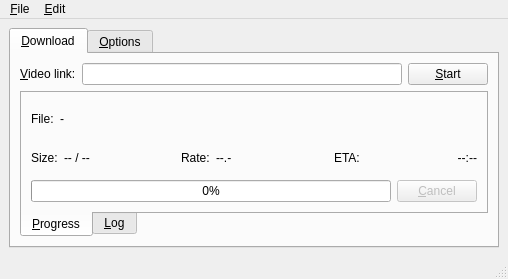
<ui version="4.0" >
 <author>Toni Gundogdu</author>
 <class>MainWindow</class>
 <widget class="QMainWindow" name="MainWindow" >
  <property name="geometry" >
   <rect>
    <x>0</x>
    <y>0</y>
    <width>508</width>
    <height>279</height>
   </rect>
  </property>
  <property name="windowTitle" >
   <string>abby</string>
  </property>
  <widget class="QWidget" name="centralwidget" >
   <layout class="QGridLayout" name="gridLayout_5" >
    <item row="0" column="0" >
     <widget class="QTabWidget" name="tabWidget" >
      <property name="currentIndex" >
       <number>0</number>
      </property>
      <widget class="QWidget" name="tab" >
       <attribute name="title" >
        <string>&amp;Download</string>
       </attribute>
       <layout class="QGridLayout" name="gridLayout_3" >
        <item row="0" column="0" >
         <layout class="QHBoxLayout" name="horizontalLayout" >
          <item>
           <widget class="QLabel" name="label" >
            <property name="text" >
             <string>&amp;Video link:</string>
            </property>
            <property name="buddy" >
             <cstring>urlEdit</cstring>
            </property>
           </widget>
          </item>
          <item>
           <widget class="QLineEdit" name="urlEdit" >
            <property name="toolTip" >
             <string>Link to the video page to download the video from.

Example: http://youtube.com/watch?v=3HD220e0bx4</string>
            </property>
           </widget>
          </item>
          <item>
           <widget class="QPushButton" name="startButton" >
            <property name="text" >
             <string>&amp;Start</string>
            </property>
           </widget>
          </item>
         </layout>
        </item>
        <item row="1" column="0" >
         <spacer name="verticalSpacer" >
          <property name="orientation" >
           <enum>Qt::Vertical</enum>
          </property>
          <property name="sizeHint" stdset="0" >
           <size>
            <width>20</width>
            <height>40</height>
           </size>
          </property>
         </spacer>
        </item>
        <item row="2" column="0" >
         <widget class="QTabWidget" name="tabWidget_2" >
          <property name="tabPosition" >
           <enum>QTabWidget::South</enum>
          </property>
          <property name="currentIndex" >
           <number>0</number>
          </property>
          <widget class="QWidget" name="tab_3" >
           <attribute name="title" >
            <string>&amp;Progress</string>
           </attribute>
           <layout class="QGridLayout" name="gridLayout" >
            <item row="0" column="0" >
             <layout class="QHBoxLayout" name="horizontalLayout_2" >
              <item>
               <widget class="QLabel" name="label_2" >
                <property name="sizePolicy" >
                 <sizepolicy vsizetype="Preferred" hsizetype="Maximum" >
                  <horstretch>0</horstretch>
                  <verstretch>0</verstretch>
                 </sizepolicy>
                </property>
                <property name="text" >
                 <string>File:</string>
                </property>
               </widget>
              </item>
              <item>
               <widget class="QLabel" name="fileLabel" >
                <property name="sizePolicy" >
                 <sizepolicy vsizetype="Preferred" hsizetype="Preferred" >
                  <horstretch>0</horstretch>
                  <verstretch>0</verstretch>
                 </sizepolicy>
                </property>
                <property name="text" >
                 <string>-</string>
                </property>
               </widget>
              </item>
             </layout>
            </item>
            <item row="1" column="0" >
             <layout class="QHBoxLayout" name="horizontalLayout_3" >
              <item>
               <widget class="QLabel" name="label_3" >
                <property name="sizePolicy" >
                 <sizepolicy vsizetype="Preferred" hsizetype="Maximum" >
                  <horstretch>0</horstretch>
                  <verstretch>0</verstretch>
                 </sizepolicy>
                </property>
                <property name="text" >
                 <string>Size:</string>
                </property>
               </widget>
              </item>
              <item>
               <widget class="QLabel" name="sizeLabel" >
                <property name="enabled" >
                 <bool>true</bool>
                </property>
                <property name="text" >
                 <string>-- / --</string>
                </property>
               </widget>
              </item>
              <item>
               <widget class="QLabel" name="label_4" >
                <property name="sizePolicy" >
                 <sizepolicy vsizetype="Preferred" hsizetype="Maximum" >
                  <horstretch>0</horstretch>
                  <verstretch>0</verstretch>
                 </sizepolicy>
                </property>
                <property name="text" >
                 <string>Rate:</string>
                </property>
                <property name="alignment" >
                 <set>Qt::AlignLeading|Qt::AlignLeft|Qt::AlignVCenter</set>
                </property>
               </widget>
              </item>
              <item>
               <widget class="QLabel" name="rateLabel" >
                <property name="enabled" >
                 <bool>true</bool>
                </property>
                <property name="text" >
                 <string>--.-</string>
                </property>
               </widget>
              </item>
              <item>
               <widget class="QLabel" name="label_5" >
                <property name="sizePolicy" >
                 <sizepolicy vsizetype="Preferred" hsizetype="Maximum" >
                  <horstretch>0</horstretch>
                  <verstretch>0</verstretch>
                 </sizepolicy>
                </property>
                <property name="text" >
                 <string>ETA:</string>
                </property>
                <property name="alignment" >
                 <set>Qt::AlignLeading|Qt::AlignLeft|Qt::AlignVCenter</set>
                </property>
               </widget>
              </item>
              <item>
               <widget class="QLabel" name="etaLabel" >
                <property name="enabled" >
                 <bool>true</bool>
                </property>
                <property name="text" >
                 <string>--:--</string>
                </property>
                <property name="alignment" >
                 <set>Qt::AlignRight|Qt::AlignTrailing|Qt::AlignVCenter</set>
                </property>
               </widget>
              </item>
             </layout>
            </item>
            <item row="2" column="0" >
             <layout class="QHBoxLayout" name="horizontalLayout_4" >
              <item>
               <widget class="QProgressBar" name="progressBar" >
                <property name="enabled" >
                 <bool>true</bool>
                </property>
                <property name="sizePolicy" >
                 <sizepolicy vsizetype="Maximum" hsizetype="Preferred" >
                  <horstretch>0</horstretch>
                  <verstretch>0</verstretch>
                 </sizepolicy>
                </property>
                <property name="value" >
                 <number>0</number>
                </property>
               </widget>
              </item>
              <item>
               <widget class="QPushButton" name="cancelButton" >
                <property name="enabled" >
                 <bool>false</bool>
                </property>
                <property name="sizePolicy" >
                 <sizepolicy vsizetype="Maximum" hsizetype="Maximum" >
                  <horstretch>0</horstretch>
                  <verstretch>0</verstretch>
                 </sizepolicy>
                </property>
                <property name="text" >
                 <string>&amp;Cancel</string>
                </property>
               </widget>
              </item>
             </layout>
            </item>
           </layout>
          </widget>
          <widget class="QWidget" name="tab_4" >
           <attribute name="title" >
            <string>&amp;Log</string>
           </attribute>
           <layout class="QGridLayout" name="gridLayout_2" >
            <item row="0" column="0" >
             <widget class="QTextEdit" name="logEdit" >
              <property name="enabled" >
               <bool>true</bool>
              </property>
              <property name="readOnly" >
               <bool>true</bool>
              </property>
             </widget>
            </item>
           </layout>
          </widget>
         </widget>
        </item>
       </layout>
      </widget>
      <widget class="QWidget" name="tab_2" >
       <attribute name="title" >
        <string>&amp;Options</string>
       </attribute>
       <layout class="QGridLayout" name="gridLayout_4" >
        <item row="0" column="0" >
         <layout class="QHBoxLayout" name="horizontalLayout_5" >
          <item>
           <widget class="QLabel" name="label_7" >
            <property name="text" >
             <string>&amp;Save video as:</string>
            </property>
            <property name="buddy" >
             <cstring>saveasEdit</cstring>
            </property>
           </widget>
          </item>
          <item>
           <widget class="QLineEdit" name="saveasEdit" >
            <property name="enabled" >
             <bool>true</bool>
            </property>
            <property name="toolTip" >
             <string>Write video to file. Overrides default file naming.</string>
            </property>
           </widget>
          </item>
          <item>
           <widget class="QPushButton" name="saveasButton" >
            <property name="enabled" >
             <bool>true</bool>
            </property>
            <property name="text" >
             <string>&amp;Browse</string>
            </property>
           </widget>
          </item>
         </layout>
        </item>
        <item row="1" column="0" >
         <layout class="QHBoxLayout" name="horizontalLayout_6" >
          <item>
           <widget class="QLabel" name="label_9" >
            <property name="sizePolicy" >
             <sizepolicy vsizetype="Preferred" hsizetype="Maximum" >
              <horstretch>0</horstretch>
              <verstretch>0</verstretch>
             </sizepolicy>
            </property>
            <property name="text" >
             <string>&amp;Format:</string>
            </property>
            <property name="buddy" >
             <cstring>formatCombo</cstring>
            </property>
           </widget>
          </item>
          <item>
           <widget class="QComboBox" name="formatCombo" >
            <property name="sizePolicy" >
             <sizepolicy vsizetype="Fixed" hsizetype="Maximum" >
              <horstretch>0</horstretch>
              <verstretch>0</verstretch>
             </sizepolicy>
            </property>
            <property name="toolTip" >
             <string>Download format of the video. This is a website specific feature.

Note that different formats often mean different video
resolution. Also note that some formats may not be available
for all videos. Listing only non-flv formats.

DailyMotion: spark | spak-mini | vp6-hq | vp6-hd | vp6 | h264
Youtube:     mp4 | xflv | 3gpp
GoogleVideo: mp4

If unsure, choose flv which is supported by all websites.</string>
            </property>
           </widget>
          </item>
          <item>
           <widget class="QCheckBox" name="continueBox" >
            <property name="toolTip" >
             <string>Attempt to continue a partially downloaded video file.
Do not use for Youtube or GoogleVideo flv videos.</string>
            </property>
            <property name="text" >
             <string>&amp;Continue partially downloaded file</string>
            </property>
           </widget>
          </item>
          <item>
           <spacer name="horizontalSpacer_2" >
            <property name="orientation" >
             <enum>Qt::Horizontal</enum>
            </property>
            <property name="sizeHint" stdset="0" >
             <size>
              <width>40</width>
              <height>20</height>
             </size>
            </property>
           </spacer>
          </item>
         </layout>
        </item>
        <item row="2" column="0" >
         <layout class="QHBoxLayout" name="horizontalLayout_9" >
          <item>
           <widget class="QCheckBox" name="streamBox" >
            <property name="toolTip" >
             <string>Run the stream command defined in the preferences when
the file transfer reaches the specified percent done.

Note that if the started command runs out of downloaded
video data, abby does not attempt to restore the last
state. It is recommended that you use this feature
with broadband connections only.</string>
            </property>
            <property name="text" >
             <string>&amp;Run stream command when transfer reaches:</string>
            </property>
           </widget>
          </item>
          <item>
           <widget class="QSpinBox" name="streamSpin" >
            <property name="enabled" >
             <bool>false</bool>
            </property>
            <property name="sizePolicy" >
             <sizepolicy vsizetype="Fixed" hsizetype="Maximum" >
              <horstretch>0</horstretch>
              <verstretch>0</verstretch>
             </sizepolicy>
            </property>
            <property name="toolTip" >
             <string>Stream command is started when file transfer
reaches this percentage. Be sure to set it 
high enough to make sure that there is enough
video data for the command to process.</string>
            </property>
            <property name="suffix" >
             <string>%</string>
            </property>
            <property name="minimum" >
             <number>1</number>
            </property>
           </widget>
          </item>
          <item>
           <spacer name="horizontalSpacer_4" >
            <property name="orientation" >
             <enum>Qt::Horizontal</enum>
            </property>
            <property name="sizeHint" stdset="0" >
             <size>
              <width>40</width>
              <height>20</height>
             </size>
            </property>
           </spacer>
          </item>
         </layout>
        </item>
        <item row="3" column="0" >
         <layout class="QHBoxLayout" name="horizontalLayout_7" >
          <item>
           <widget class="QCheckBox" name="commandBox" >
            <property name="toolTip" >
             <string>Run the command specified in the preferences after
download finishes.</string>
            </property>
            <property name="text" >
             <string>&amp;Run external command when transfer is finished</string>
            </property>
           </widget>
          </item>
          <item>
           <spacer name="horizontalSpacer" >
            <property name="orientation" >
             <enum>Qt::Horizontal</enum>
            </property>
            <property name="sizeHint" stdset="0" >
             <size>
              <width>40</width>
              <height>20</height>
             </size>
            </property>
           </spacer>
          </item>
         </layout>
        </item>
        <item row="4" column="0" >
         <spacer name="verticalSpacer_2" >
          <property name="orientation" >
           <enum>Qt::Vertical</enum>
          </property>
          <property name="sizeHint" stdset="0" >
           <size>
            <width>20</width>
            <height>40</height>
           </size>
          </property>
         </spacer>
        </item>
       </layout>
      </widget>
     </widget>
    </item>
   </layout>
  </widget>
  <widget class="QMenuBar" name="menubar" >
   <property name="geometry" >
    <rect>
     <x>0</x>
     <y>0</y>
     <width>508</width>
     <height>25</height>
    </rect>
   </property>
   <widget class="QMenu" name="menu_File" >
    <property name="title" >
     <string>&amp;File</string>
    </property>
    <addaction name="action_About" />
    <addaction name="separator" />
    <addaction name="action_Quit" />
   </widget>
   <widget class="QMenu" name="menu_Edit" >
    <property name="title" >
     <string>&amp;Edit</string>
    </property>
    <addaction name="action_Preferences" />
   </widget>
   <addaction name="menu_File" />
   <addaction name="menu_Edit" />
  </widget>
  <widget class="QStatusBar" name="statusbar" />
  <action name="action_Quit" >
   <property name="text" >
    <string>&amp;Quit</string>
   </property>
   <property name="statusTip" >
    <string>Quit abby</string>
   </property>
   <property name="shortcut" >
    <string>Ctrl+Q</string>
   </property>
  </action>
  <action name="action_Preferences" >
   <property name="enabled" >
    <bool>true</bool>
   </property>
   <property name="text" >
    <string>Prefere&amp;nces...</string>
   </property>
   <property name="statusTip" >
    <string>Edit preferences</string>
   </property>
   <property name="shortcut" >
    <string>Ctrl+E</string>
   </property>
  </action>
  <action name="action_About" >
   <property name="text" >
    <string>&amp;About...</string>
   </property>
   <property name="statusTip" >
    <string>About abby</string>
   </property>
  </action>
 </widget>
 <tabstops>
  <tabstop>urlEdit</tabstop>
  <tabstop>startButton</tabstop>
  <tabstop>tabWidget_2</tabstop>
  <tabstop>cancelButton</tabstop>
  <tabstop>saveasEdit</tabstop>
  <tabstop>saveasButton</tabstop>
  <tabstop>formatCombo</tabstop>
  <tabstop>commandBox</tabstop>
  <tabstop>logEdit</tabstop>
 </tabstops>
 <resources/>
 <connections>
  <connection>
   <sender>startButton</sender>
   <signal>clicked()</signal>
   <receiver>MainWindow</receiver>
   <slot>onStart()</slot>
   <hints>
    <hint type="sourcelabel" >
     <x>467</x>
     <y>99</y>
    </hint>
    <hint type="destinationlabel" >
     <x>189</x>
     <y>148</y>
    </hint>
   </hints>
  </connection>
  <connection>
   <sender>cancelButton</sender>
   <signal>clicked()</signal>
   <receiver>MainWindow</receiver>
   <slot>onCancel()</slot>
   <hints>
    <hint type="sourcelabel" >
     <x>456</x>
     <y>218</y>
    </hint>
    <hint type="destinationlabel" >
     <x>189</x>
     <y>148</y>
    </hint>
   </hints>
  </connection>
  <connection>
   <sender>action_About</sender>
   <signal>activated()</signal>
   <receiver>MainWindow</receiver>
   <slot>onAbout()</slot>
   <hints>
    <hint type="sourcelabel" >
     <x>-1</x>
     <y>-1</y>
    </hint>
    <hint type="destinationlabel" >
     <x>189</x>
     <y>151</y>
    </hint>
   </hints>
  </connection>
  <connection>
   <sender>streamBox</sender>
   <signal>stateChanged(int)</signal>
   <receiver>MainWindow</receiver>
   <slot>onStreamStateChanged(int)</slot>
   <hints>
    <hint type="sourcelabel" >
     <x>69</x>
     <y>151</y>
    </hint>
    <hint type="destinationlabel" >
     <x>253</x>
     <y>139</y>
    </hint>
   </hints>
  </connection>
  <connection>
   <sender>action_Quit</sender>
   <signal>activated()</signal>
   <receiver>MainWindow</receiver>
   <slot>close()</slot>
   <hints>
    <hint type="sourcelabel" >
     <x>-1</x>
     <y>-1</y>
    </hint>
    <hint type="destinationlabel" >
     <x>189</x>
     <y>148</y>
    </hint>
   </hints>
  </connection>
  <connection>
   <sender>saveasButton</sender>
   <signal>clicked()</signal>
   <receiver>MainWindow</receiver>
   <slot>onSaveasBrowse()</slot>
   <hints>
    <hint type="sourcelabel" >
     <x>430</x>
     <y>86</y>
    </hint>
    <hint type="destinationlabel" >
     <x>244</x>
     <y>160</y>
    </hint>
   </hints>
  </connection>
  <connection>
   <sender>action_Preferences</sender>
   <signal>activated()</signal>
   <receiver>MainWindow</receiver>
   <slot>onPreferences()</slot>
   <hints>
    <hint type="sourcelabel" >
     <x>-1</x>
     <y>-1</y>
    </hint>
    <hint type="destinationlabel" >
     <x>253</x>
     <y>139</y>
    </hint>
   </hints>
  </connection>
  <connection>
   <sender>urlEdit</sender>
   <signal>editingFinished()</signal>
   <receiver>MainWindow</receiver>
   <slot>onURLEditingFinished()</slot>
   <hints>
    <hint type="sourcelabel" >
     <x>252</x>
     <y>82</y>
    </hint>
    <hint type="destinationlabel" >
     <x>253</x>
     <y>139</y>
    </hint>
   </hints>
  </connection>
  <connection>
   <sender>formatCombo</sender>
   <signal>currentIndexChanged(int)</signal>
   <receiver>MainWindow</receiver>
   <slot>onFormatStateChanged(int)</slot>
   <hints>
    <hint type="sourcelabel" >
     <x>116</x>
     <y>116</y>
    </hint>
    <hint type="destinationlabel" >
     <x>253</x>
     <y>139</y>
    </hint>
   </hints>
  </connection>
 </connections>
 <slots>
  <slot>onStart()</slot>
  <slot>onCancel()</slot>
  <slot>onAbout()</slot>
  <slot>onSaveasStateChanged(int)</slot>
  <slot>onSaveasBrowse()</slot>
  <slot>onStreamStateChanged(int)</slot>
  <slot>onPreferences()</slot>
  <slot>onURLEditingFinished()</slot>
  <slot>onFormatStateChanged(int)</slot>
 </slots>
</ui>
